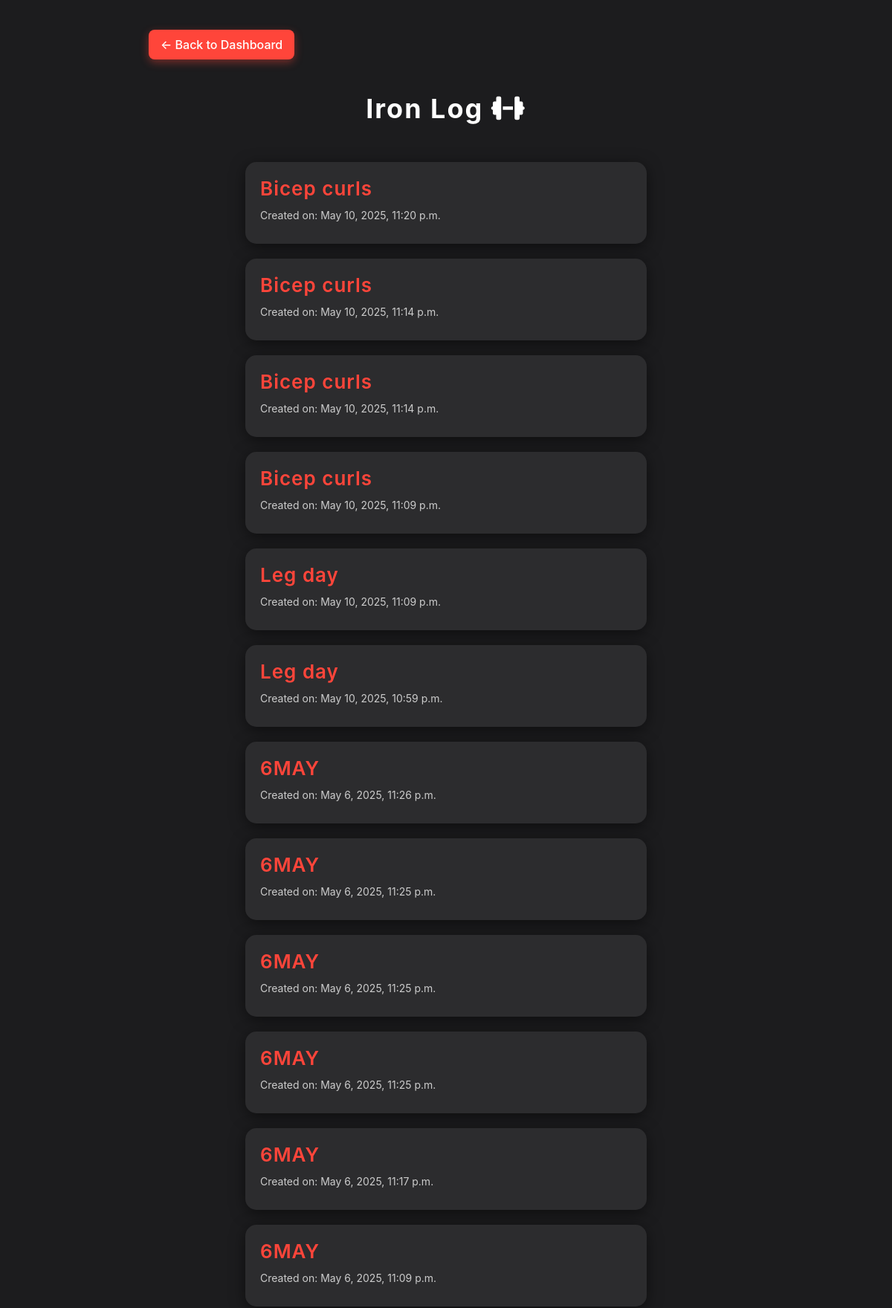
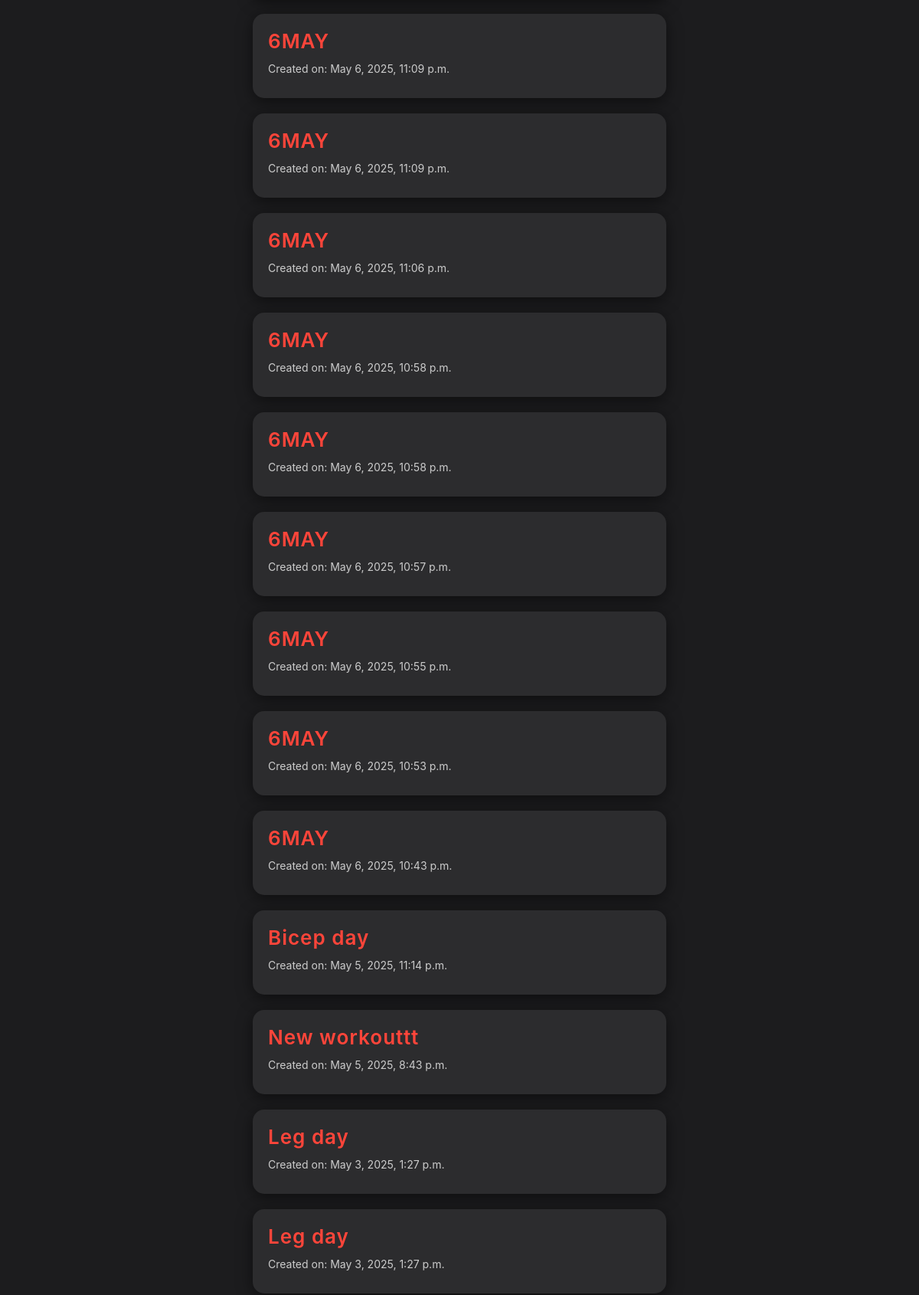
Page /logbook/ (signed in, upper part) on the committed database (2 pictures, top to bottom).
### tracker/models.py (models this page shows, shortened)
class Workout(models.Model):
    user=models.ForeignKey(User, on_delete=models.CASCADE)
    workout = models.CharField(max_length=100)
    created_at = models.DateTimeField(auto_now_add=True)
    name=models.CharField(max_length=100, blank=True, null=True)

### tracker/views.py (the view)
# urls.py: path('logbook/', views.logbook, name='logbook'),
def logbook(request):
    workouts = Workout.objects.all().filter(user=request.user).prefetch_related('exercises').order_by('-created_at')
    return render(request, 'tracker/logbook.html', {'workouts': workouts})#'exercises':exercises})

### tracker/templates/tracker/logbook.html (shortened to what this page needs)
<!DOCTYPE html>
<html lang="en">
    <head>
        <link rel="stylesheet" href="https://cdnjs.cloudflare.com/ajax/libs/font-awesome/6.5.0/css/all.min.css">
    </head>
    <body>
        <div class="container">
            <div class="upperLogbook"><a href="{% url 'dash_board' %}" class="back-button">← Back to Dashboard</a>
            <h1> Iron Log  <i class="fas fa-dumbbell"> </i> </h1>
        </div>
            {% for workout in workouts %}
            <a href="{% url 'workout_detail' workout.id %}">
                <div class="workout-card">
                    <h2 class="name-workout">{{ workout.name }}</h2>
                    <p>Created on: {{ workout.created_at }}</p>
                </div>
            {% empty %}
                <p class="empty-message">No workouts yet.</p>
            </a>
            {% endfor %}
        </div>
    </body>
    </html>

### tracker/templates/tracker/logbook.html (style rules this page uses)
body { font-family: -apple-system, BlinkMacSystemFont, 'Segoe UI', Roboto, Helvetica, Arial, sans-serif; background-color: #1c1c1e; color: #f2f2f2; padding: 40px 0; display: flex; justify-content: center; margin: 0; }
h1 { font-size: 36px; font-weight: 700; color: #fff; margin-bottom: 50px; text-align: center; letter-spacing: 2px; }
.workout-card { background-color: #2c2c2e; border-radius: 15px; padding: 20px; margin-bottom: 20px; box-shadow: 0 4px 20px rgba(0, 0, 0, 0.5); transition: transform 0.3s ease, background-color 0.3s ease, box-shadow 0.3s ease; max-width: 500px; width: 100%; margin-left: auto; margin-right: auto; }
.workout-card h2 { font-size: 26px; font-weight: 600; margin: 0; color: #ff453a; letter-spacing: 1px; margin-bottom: 12px; }
.workout-card p { color: #ccc; font-size: 14px; margin: 10px 0; }
.back-button { display: inline-block; margin-bottom: 20px; padding: 10px 16px; background-color: #ff453a; color: white; border-radius: 8px; text-decoration: none; font-weight: 500; box-shadow: 0 4px 12px rgba(255, 69, 58, 0.4); transition: background-color 0.3s ease, transform 0.2s ease; }
.container { width: 100%; max-width: 800px; margin: 0 auto; }
a { text-decoration: none; color:inherit; }

### rows in the picture
Workout: name "Bicep curls", created_at "May 10, 2025, 11:20 p.m."
Workout: name "Bicep curls", created_at "May 10, 2025, 11:14 p.m."
Workout: name "Bicep curls", created_at "May 10, 2025, 11:14 p.m."
Workout: name "Bicep curls", created_at "May 10, 2025, 11:09 p.m."
Workout: name "Leg day", created_at "May 10, 2025, 11:09 p.m."
Workout: name "Leg day", created_at "May 10, 2025, 10:59 p.m."
Workout: name "6MAY", created_at "May 6, 2025, 11:26 p.m."
Workout: name "6MAY", created_at "May 6, 2025, 11:25 p.m."
Workout: name "6MAY", created_at "May 6, 2025, 11:25 p.m."
Workout: name "6MAY", created_at "May 6, 2025, 11:25 p.m."
Workout: name "6MAY", created_at "May 6, 2025, 11:17 p.m."
Workout: name "6MAY", created_at "May 6, 2025, 11:09 p.m."
Workout: name "6MAY", created_at "May 6, 2025, 11:09 p.m."
Workout: name "6MAY", created_at "May 6, 2025, 11:09 p.m."
Workout: name "6MAY", created_at "May 6, 2025, 11:06 p.m."
Workout: name "6MAY", created_at "May 6, 2025, 10:58 p.m."
Workout: name "6MAY", created_at "May 6, 2025, 10:58 p.m."
Workout: name "6MAY", created_at "May 6, 2025, 10:57 p.m."
Workout: name "6MAY", created_at "May 6, 2025, 10:55 p.m."
Workout: name "6MAY", created_at "May 6, 2025, 10:53 p.m."
Workout: name "6MAY", created_at "May 6, 2025, 10:43 p.m."
Workout: name "Bicep day", created_at "May 5, 2025, 11:14 p.m."
Workout: name "New workouttt", created_at "May 5, 2025, 8:43 p.m."
Workout: name "Leg day", created_at "May 3, 2025, 1:27 p.m."
Workout: name "Leg day", created_at "May 3, 2025, 1:27 p.m."
